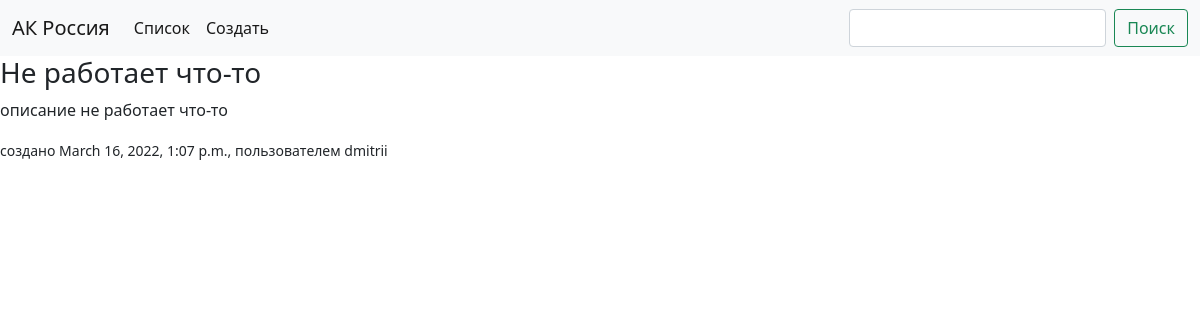
/1/, run on the app's committed database.
### cases/models.py (models this page shows, shortened)
class Case(models.Model):
    title = models.CharField(max_length=255)
    description = models.TextField()
    module = models.IntegerField(choices=MODULES)
    author = models.ForeignKey(User, on_delete=models.CASCADE, blank=True, null=True)
    created = models.DateTimeField(auto_now_add=True)
    active = models.BooleanField(default=True)

### cases/views.py (the view)
# urls.py: path('<int:pk>/', CaseDetailView.as_view(), name='detail'),
class CaseDetailView(View):
    template_name = 'cases/detail.html'
    def get(self, request, pk):
        case = get_object_or_404(Case, pk=pk)
        context = {
            'item': case
        }
        return render(request, template_name=self.template_name, context=context)

### cases/templates/cases/detail.html (shortened to what this page needs)
{% extends "cases/base.html" %}
{% block content %}
<h3>{{ item.title }}</h3>
<p>{{item.description }}</p>
<small>создано {{ item.created }}, пользователем {{ item.author }}</small>
{% endblock %}

### data on the page
Case: title "Не работает что-то", description "описание не работает что-то", created "March 16, 2022, 1:07 p.m.", author "dmitrii"
